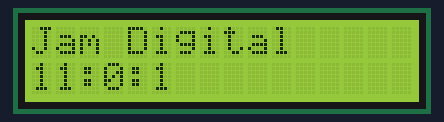
Simulated run of this sketch. Board: Arduino Uno, built with avr-gcc and run on an emulated ATmega328P. Shown: 16×2 character LCD.

Above: at 0.1 s.
At 4.2 s:
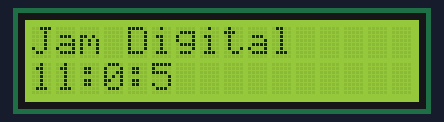
At 9.2 s:
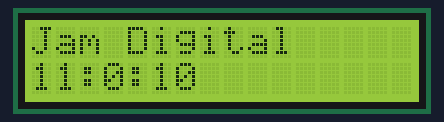
At 19.3 s:
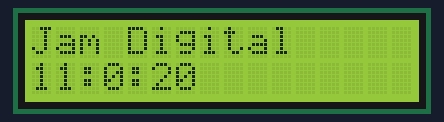
At 28.4 s:
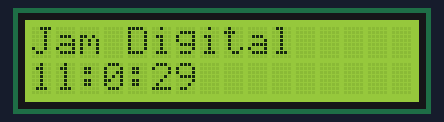
At 38.5 s:
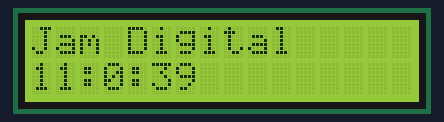

The sketch:

_6-2.ino
```cpp
#include<LiquidCrystal.h>
LiquidCrystal lcd(2,3,4,5,6,7);
unsigned int jam = 11;
unsigned int menit = 00;
unsigned int detik = 00;

ISR(TIMER1_OVF_vect) {
  TCNT1H=0xC2;
  TCNT1L=0xF7;
  detik++;
  if(detik>=60) {
    detik = 0;
    menit++;
    if(menit>=60) {
      menit = 0;
      jam++;
      if(jam>=24) {
        jam = 0;
        }
     }
  }

}

void initTimer1() {
  TCCR1A=0x00;
  TCCR1B=0x05;
  TCNT1H=0xC2;
  TCNT1L=0xF7;
  ICR1H=0x00;
  ICR1L=0x00;
  OCR1AH=0x00;
  OCR1AL=0x00;
  OCR1BH=0x00;
  OCR1BL=0x00;
  TIMSK1=0x01;
  sei();
}

void setup() {
  lcd.begin(16,2);
  lcd.clear();
  initTimer1();
}

void loop() {
  lcd.clear();
  lcd.setCursor(0,0);
  lcd.print("Jam Digital");
  lcd.setCursor(0,1);
  lcd.print(jam,DEC);
  lcd.print(":");
  lcd.print(menit,DEC);
  lcd.print(":");
  lcd.print(detik,DEC);
  delay(500);
}
```

Measured:
- what the display in image 1 shows lasts 1.0 s, from 4.1 s to 5.1 s
